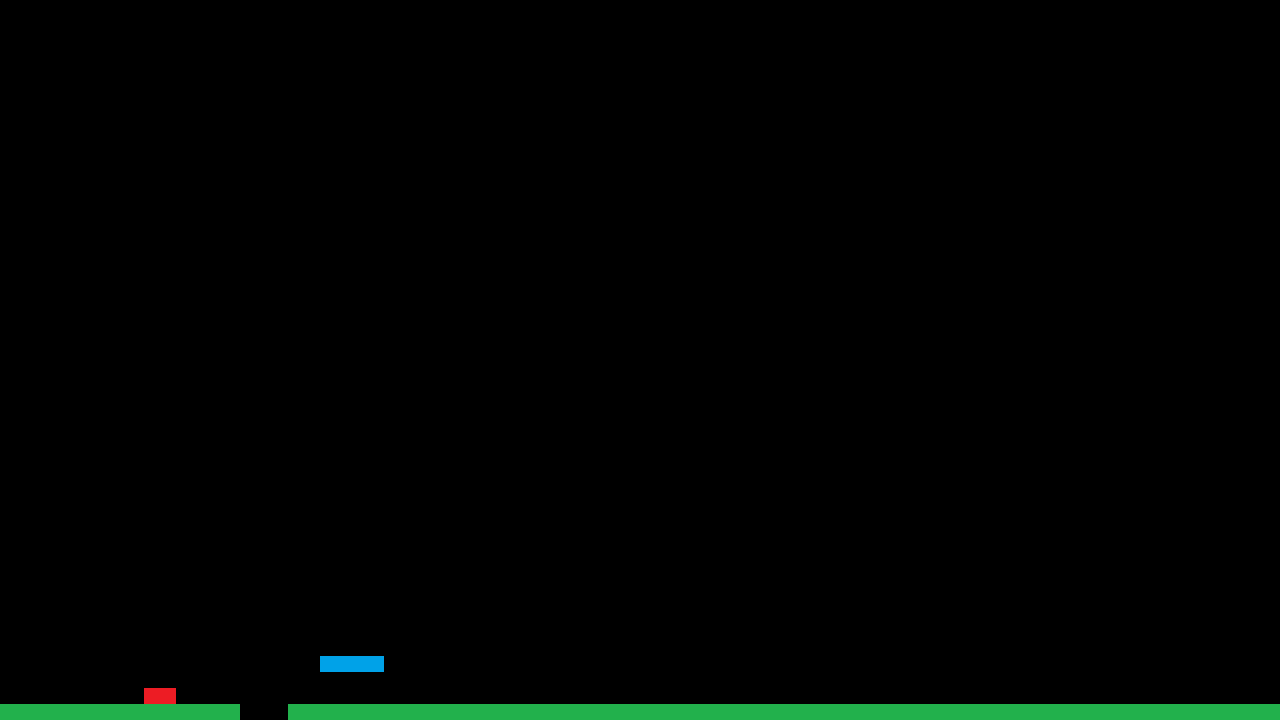

Rendered tile map (Tiled .tmx) drawn with the repository's tilesets; below, a short description and the map source with its tile grids summarised:
An orthogonal 80x45 tile map with 16x16 px tiles, 1 tile layer (Tile) and 4 objects.

<map version="1.0" orientation="orthogonal" renderorder="right-down" width="80" height="45" tilewidth="16" tileheight="16" nextobjectid="10">
 <tileset firstgid="1" name="spritesheet" tilewidth="16" tileheight="16" tilecount="3">
  <image source="spritesheet.png" width="48" height="16" />
 </tileset>
 <layer name="Tile" width="80" height="45">
  <data>[3600 cells, 83 non-empty, 3 distinct tile ids]</data>
 </layer>
 <objectgroup name="Collision">
  <object id="5" x="0" y="704" width="240" height="15" />
  <object id="6" x="320" y="656" width="64" height="16" />
  <object id="7" x="288" y="704" width="992" height="16" />
  <object id="9" x="144" y="688" width="32" height="16" />
 </objectgroup>
</map>
